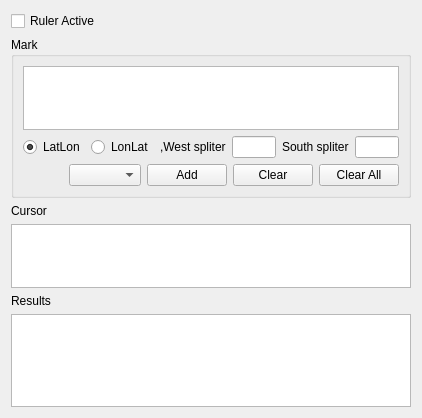
<?xml version="1.0" encoding="UTF-8"?>
<ui version="4.0">
 <class>qtvplugin_grid</class>
 <widget class="QWidget" name="qtvplugin_grid">
  <property name="geometry">
   <rect>
    <x>0</x>
    <y>0</y>
    <width>422</width>
    <height>418</height>
   </rect>
  </property>
  <property name="windowTitle">
   <string>Grid</string>
  </property>
  <property name="windowIcon">
   <iconset resource="resources.qrc">
    <normaloff>:/icons/Brush_Ruler_Alt.png</normaloff>:/icons/Brush_Ruler_Alt.png</iconset>
  </property>
  <layout class="QVBoxLayout" name="verticalLayout_2">
   <item>
    <layout class="QHBoxLayout" name="horizontalLayout">
     <item>
      <widget class="QCheckBox" name="checkBox_QTV_measure">
       <property name="text">
        <string>Ruler Active</string>
       </property>
       <property name="icon">
        <iconset resource="resources.qrc">
         <normaloff>:/icons/Brush_Ruler_Alt.png</normaloff>:/icons/Brush_Ruler_Alt.png</iconset>
       </property>
      </widget>
     </item>
     <item>
      <spacer name="horizontalSpacer">
       <property name="orientation">
        <enum>Qt::Horizontal</enum>
       </property>
       <property name="sizeHint" stdset="0">
        <size>
         <width>40</width>
         <height>20</height>
        </size>
       </property>
      </spacer>
     </item>
    </layout>
   </item>
   <item>
    <widget class="QGroupBox" name="groupBox_qtv">
     <property name="title">
      <string>Mark</string>
     </property>
     <layout class="QVBoxLayout" name="verticalLayout">
      <item>
       <widget class="QPlainTextEdit" name="plainTextEdit_QTV_markcmd">
        <property name="maximumSize">
         <size>
          <width>16777215</width>
          <height>64</height>
         </size>
        </property>
       </widget>
      </item>
      <item>
       <layout class="QHBoxLayout" name="horizontalLayout_3">
        <item>
         <widget class="QRadioButton" name="radioButton_QTV_latfirst">
          <property name="text">
           <string>LatLon</string>
          </property>
          <property name="checked">
           <bool>true</bool>
          </property>
         </widget>
        </item>
        <item>
         <widget class="QRadioButton" name="radioButton_QTV_lonfirst">
          <property name="text">
           <string>LonLat</string>
          </property>
         </widget>
        </item>
        <item>
         <widget class="QLabel" name="label_QTV_2">
          <property name="text">
           <string>,West spliter</string>
          </property>
         </widget>
        </item>
        <item>
         <widget class="QLineEdit" name="lineEdit_QTV_west_spliter"/>
        </item>
        <item>
         <widget class="QLabel" name="label_qtv">
          <property name="text">
           <string>South spliter</string>
          </property>
         </widget>
        </item>
        <item>
         <widget class="QLineEdit" name="lineEdit_QTV_south_spliter"/>
        </item>
       </layout>
      </item>
      <item>
       <layout class="QHBoxLayout" name="horizontalLayout_2">
        <item>
         <spacer name="horizontalSpacer_2">
          <property name="orientation">
           <enum>Qt::Horizontal</enum>
          </property>
          <property name="sizeHint" stdset="0">
           <size>
            <width>37</width>
            <height>17</height>
           </size>
          </property>
         </spacer>
        </item>
        <item>
         <widget class="QComboBox" name="combox_type"/>
        </item>
        <item>
         <widget class="QPushButton" name="pushButton_QTV_add_mark">
          <property name="text">
           <string>Add</string>
          </property>
          <property name="icon">
           <iconset resource="../qtvplugin_geomarker/resources.qrc">
            <normaloff>:/icons/Add to favourites.png</normaloff>:/icons/Add to favourites.png</iconset>
          </property>
         </widget>
        </item>
        <item>
         <widget class="QPushButton" name="pushButton_QTV_clear">
          <property name="text">
           <string>Clear</string>
          </property>
          <property name="icon">
           <iconset resource="resources.qrc">
            <normaloff>:/icons/Delete-1.png</normaloff>:/icons/Delete-1.png</iconset>
          </property>
         </widget>
        </item>
        <item>
         <widget class="QPushButton" name="pushButton_QTV_clear_all">
          <property name="text">
           <string>Clear All</string>
          </property>
          <property name="icon">
           <iconset resource="../qtvplugin_geomarker/resources.qrc">
            <normaloff>:/icons/delete-21.png</normaloff>:/icons/delete-21.png</iconset>
          </property>
         </widget>
        </item>
       </layout>
      </item>
     </layout>
    </widget>
   </item>
   <item>
    <widget class="QLabel" name="label_QTV_5">
     <property name="text">
      <string>Cursor</string>
     </property>
    </widget>
   </item>
   <item>
    <widget class="QPlainTextEdit" name="plainTextEdit_QTV_cursor">
     <property name="maximumSize">
      <size>
       <width>16777215</width>
       <height>64</height>
      </size>
     </property>
    </widget>
   </item>
   <item>
    <widget class="QLabel" name="label_QTV_4">
     <property name="text">
      <string>Results</string>
     </property>
    </widget>
   </item>
   <item>
    <widget class="QPlainTextEdit" name="plainTextEdit_QTV_RES">
     <property name="lineWrapMode">
      <enum>QPlainTextEdit::NoWrap</enum>
     </property>
     <property name="backgroundVisible">
      <bool>false</bool>
     </property>
    </widget>
   </item>
  </layout>
 </widget>
 <resources>
  <include location="../qtvplugin_geomarker/resources.qrc"/>
  <include location="resources.qrc"/>
 </resources>
 <connections/>
</ui>
